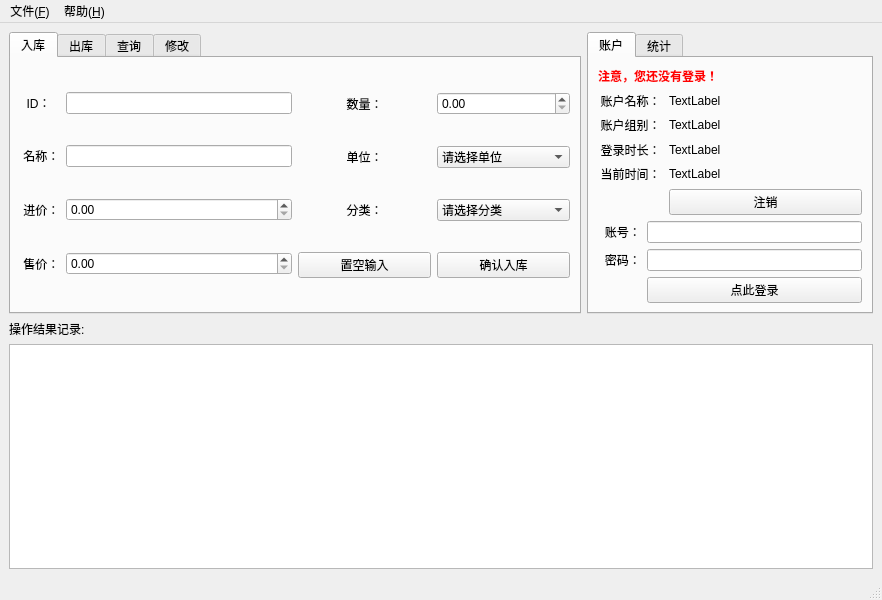
<?xml version="1.0" encoding="UTF-8"?>
<ui version="4.0">
 <class>Supermarket</class>
 <widget class="QMainWindow" name="Supermarket">
  <property name="geometry">
   <rect>
    <x>0</x>
    <y>0</y>
    <width>882</width>
    <height>600</height>
   </rect>
  </property>
  <property name="sizePolicy">
   <sizepolicy hsizetype="Minimum" vsizetype="Preferred">
    <horstretch>0</horstretch>
    <verstretch>0</verstretch>
   </sizepolicy>
  </property>
  <property name="windowTitle">
   <string>MainWindow</string>
  </property>
  <property name="layoutDirection">
   <enum>Qt::LeftToRight</enum>
  </property>
  <widget class="QWidget" name="centralwidget">
   <layout class="QVBoxLayout" name="verticalLayout_2" stretch="1,0,3">
    <item>
     <layout class="QHBoxLayout" name="horizontalLayout_3" stretch="2,1">
      <item>
       <layout class="QHBoxLayout" name="horizontalLayout">
        <item>
         <widget class="QTabWidget" name="tabWidget">
          <property name="currentIndex">
           <number>0</number>
          </property>
          <widget class="QWidget" name="tab_1">
           <attribute name="title">
            <string>入库</string>
           </attribute>
           <layout class="QHBoxLayout" name="horizontalLayout_4" stretch="1,1">
            <item>
             <layout class="QGridLayout" name="gridLayout_3">
              <item row="1" column="1">
               <widget class="QLineEdit" name="lineEdit_2"/>
              </item>
              <item row="0" column="1">
               <widget class="QLineEdit" name="lineEdit"/>
              </item>
              <item row="3" column="0">
               <widget class="QLabel" name="label_22">
                <property name="text">
                 <string> 售价：</string>
                </property>
               </widget>
              </item>
              <item row="3" column="1">
               <widget class="QDoubleSpinBox" name="doubleSpinBox_2"/>
              </item>
              <item row="2" column="0">
               <widget class="QLabel" name="label_21">
                <property name="text">
                 <string> 进价：</string>
                </property>
               </widget>
              </item>
              <item row="1" column="0">
               <widget class="QLabel" name="label_20">
                <property name="text">
                 <string> 名称：</string>
                </property>
               </widget>
              </item>
              <item row="2" column="1">
               <widget class="QDoubleSpinBox" name="doubleSpinBox"/>
              </item>
              <item row="0" column="0">
               <widget class="QLabel" name="label_19">
                <property name="text">
                 <string>  ID：</string>
                </property>
               </widget>
              </item>
             </layout>
            </item>
            <item>
             <layout class="QGridLayout" name="gridLayout_4" columnstretch="1,1">
              <item row="2" column="0">
               <widget class="QLabel" name="label_25">
                <property name="text">
                 <string>分类：</string>
                </property>
                <property name="alignment">
                 <set>Qt::AlignCenter</set>
                </property>
               </widget>
              </item>
              <item row="4" column="0">
               <widget class="QPushButton" name="pushButton_8">
                <property name="sizePolicy">
                 <sizepolicy hsizetype="Preferred" vsizetype="Preferred">
                  <horstretch>0</horstretch>
                  <verstretch>0</verstretch>
                 </sizepolicy>
                </property>
                <property name="minimumSize">
                 <size>
                  <width>1</width>
                  <height>1</height>
                 </size>
                </property>
                <property name="sizeIncrement">
                 <size>
                  <width>0</width>
                  <height>0</height>
                 </size>
                </property>
                <property name="baseSize">
                 <size>
                  <width>2</width>
                  <height>3</height>
                 </size>
                </property>
                <property name="text">
                 <string>置空输入</string>
                </property>
               </widget>
              </item>
              <item row="1" column="0">
               <widget class="QLabel" name="label_24">
                <property name="text">
                 <string>单位：</string>
                </property>
                <property name="alignment">
                 <set>Qt::AlignCenter</set>
                </property>
               </widget>
              </item>
              <item row="0" column="1">
               <widget class="QDoubleSpinBox" name="doubleSpinBox_11"/>
              </item>
              <item row="4" column="1">
               <widget class="QPushButton" name="pushButton_3">
                <property name="text">
                 <string>确认入库</string>
                </property>
               </widget>
              </item>
              <item row="1" column="1">
               <widget class="QComboBox" name="comboBox">
                <item>
                 <property name="text">
                  <string>请选择单位</string>
                 </property>
                </item>
                <item>
                 <property name="text">
                  <string>公斤</string>
                 </property>
                </item>
                <item>
                 <property name="text">
                  <string>个</string>
                 </property>
                </item>
                <item>
                 <property name="text">
                  <string>瓶</string>
                 </property>
                </item>
                <item>
                 <property name="text">
                  <string>箱</string>
                 </property>
                </item>
                <item>
                 <property name="text">
                  <string>包(袋)</string>
                 </property>
                </item>
                <item>
                 <property name="text">
                  <string>盒</string>
                 </property>
                </item>
                <item>
                 <property name="text">
                  <string>件</string>
                 </property>
                </item>
                <item>
                 <property name="text">
                  <string>本</string>
                 </property>
                </item>
                <item>
                 <property name="text">
                  <string>支</string>
                 </property>
                </item>
                <item>
                 <property name="text">
                  <string>张</string>
                 </property>
                </item>
                <item>
                 <property name="text">
                  <string>部</string>
                 </property>
                </item>
                <item>
                 <property name="text">
                  <string>条</string>
                 </property>
                </item>
                <item>
                 <property name="text">
                  <string>双</string>
                 </property>
                </item>
                <item>
                 <property name="text">
                  <string>根</string>
                 </property>
                </item>
                <item>
                 <property name="text">
                  <string>罐</string>
                 </property>
                </item>
                <item>
                 <property name="text">
                  <string>棵</string>
                 </property>
                </item>
                <item>
                 <property name="text">
                  <string>捆</string>
                 </property>
                </item>
                <item>
                 <property name="text">
                  <string>无</string>
                 </property>
                </item>
                <item>
                 <property name="text">
                  <string>其他</string>
                 </property>
                </item>
               </widget>
              </item>
              <item row="2" column="1">
               <widget class="QComboBox" name="comboBox_2">
                <item>
                 <property name="text">
                  <string>请选择分类</string>
                 </property>
                </item>
                <item>
                 <property name="text">
                  <string>食品饮料</string>
                 </property>
                </item>
                <item>
                 <property name="text">
                  <string>粮油副食</string>
                 </property>
                </item>
                <item>
                 <property name="text">
                  <string>个人护理</string>
                 </property>
                </item>
                <item>
                 <property name="text">
                  <string>居家生活</string>
                 </property>
                </item>
                <item>
                 <property name="text">
                  <string>护肤美妆</string>
                 </property>
                </item>
                <item>
                 <property name="text">
                  <string>家居清洁</string>
                 </property>
                </item>
                <item>
                 <property name="text">
                  <string>母婴用品</string>
                 </property>
                </item>
                <item>
                 <property name="text">
                  <string>烟酒糖茶</string>
                 </property>
                </item>
                <item>
                 <property name="text">
                  <string>生鲜</string>
                 </property>
                </item>
                <item>
                 <property name="text">
                  <string>其他</string>
                 </property>
                </item>
               </widget>
              </item>
              <item row="0" column="0">
               <widget class="QLabel" name="label_23">
                <property name="text">
                 <string>数量：</string>
                </property>
                <property name="alignment">
                 <set>Qt::AlignCenter</set>
                </property>
               </widget>
              </item>
             </layout>
            </item>
           </layout>
          </widget>
          <widget class="QWidget" name="tab_2">
           <attribute name="title">
            <string>出库</string>
           </attribute>
           <layout class="QVBoxLayout" name="verticalLayout_4">
            <item>
             <layout class="QGridLayout" name="gridLayout_5" rowstretch="2,1" columnstretch="1,2,1,1">
              <item row="1" column="3">
               <widget class="QPushButton" name="pushButton_2">
                <property name="text">
                 <string>确认出库</string>
                </property>
               </widget>
              </item>
              <item row="0" column="1">
               <widget class="QLineEdit" name="lineEdit_11"/>
              </item>
              <item row="0" column="0">
               <widget class="QLabel" name="label_54">
                <property name="text">
                 <string>    请输入ID(*)：</string>
                </property>
               </widget>
              </item>
              <item row="0" column="2">
               <widget class="QDoubleSpinBox" name="doubleSpinBox_12"/>
              </item>
             </layout>
            </item>
           </layout>
          </widget>
          <widget class="QWidget" name="tab_3">
           <attribute name="title">
            <string>查询</string>
           </attribute>
           <layout class="QHBoxLayout" name="horizontalLayout_7" stretch="1,1">
            <item>
             <layout class="QGridLayout" name="gridLayout_10">
              <item row="1" column="1">
               <widget class="QLineEdit" name="lineEdit_7"/>
              </item>
              <item row="1" column="0">
               <widget class="QLabel" name="label_40">
                <property name="text">
                 <string> 名称：</string>
                </property>
               </widget>
              </item>
              <item row="0" column="0">
               <widget class="QLabel" name="label_41">
                <property name="text">
                 <string>  ID：</string>
                </property>
               </widget>
              </item>
              <item row="0" column="1">
               <widget class="QLineEdit" name="lineEdit_8"/>
              </item>
              <item row="2" column="0">
               <widget class="QLabel" name="label_42">
                <property name="text">
                 <string> 进价：</string>
                </property>
               </widget>
              </item>
              <item row="3" column="0">
               <widget class="QLabel" name="label_43">
                <property name="text">
                 <string> 售价：</string>
                </property>
               </widget>
              </item>
              <item row="2" column="1">
               <widget class="QDoubleSpinBox" name="doubleSpinBox_7"/>
              </item>
              <item row="3" column="1">
               <widget class="QDoubleSpinBox" name="doubleSpinBox_8"/>
              </item>
             </layout>
            </item>
            <item>
             <layout class="QGridLayout" name="gridLayout_12">
              <item row="2" column="1">
               <widget class="QComboBox" name="comboBox_9">
                <item>
                 <property name="text">
                  <string>可选分类</string>
                 </property>
                </item>
                <item>
                 <property name="text">
                  <string>食品饮料</string>
                 </property>
                </item>
                <item>
                 <property name="text">
                  <string>粮油副食</string>
                 </property>
                </item>
                <item>
                 <property name="text">
                  <string>个人护理</string>
                 </property>
                </item>
                <item>
                 <property name="text">
                  <string>居家生活</string>
                 </property>
                </item>
                <item>
                 <property name="text">
                  <string>护肤美妆</string>
                 </property>
                </item>
                <item>
                 <property name="text">
                  <string>家居清洁</string>
                 </property>
                </item>
                <item>
                 <property name="text">
                  <string>母婴用品</string>
                 </property>
                </item>
                <item>
                 <property name="text">
                  <string>烟酒糖茶</string>
                 </property>
                </item>
                <item>
                 <property name="text">
                  <string>生鲜</string>
                 </property>
                </item>
                <item>
                 <property name="text">
                  <string>其他</string>
                 </property>
                </item>
               </widget>
              </item>
              <item row="1" column="1">
               <widget class="QComboBox" name="comboBox_10">
                <item>
                 <property name="text">
                  <string>可选单位</string>
                 </property>
                </item>
                <item>
                 <property name="text">
                  <string>公斤</string>
                 </property>
                </item>
                <item>
                 <property name="text">
                  <string>个</string>
                 </property>
                </item>
                <item>
                 <property name="text">
                  <string>瓶</string>
                 </property>
                </item>
                <item>
                 <property name="text">
                  <string>箱</string>
                 </property>
                </item>
                <item>
                 <property name="text">
                  <string>包(袋)</string>
                 </property>
                </item>
                <item>
                 <property name="text">
                  <string>盒</string>
                 </property>
                </item>
                <item>
                 <property name="text">
                  <string>件</string>
                 </property>
                </item>
                <item>
                 <property name="text">
                  <string>本</string>
                 </property>
                </item>
                <item>
                 <property name="text">
                  <string>支</string>
                 </property>
                </item>
                <item>
                 <property name="text">
                  <string>张</string>
                 </property>
                </item>
                <item>
                 <property name="text">
                  <string>部</string>
                 </property>
                </item>
                <item>
                 <property name="text">
                  <string>条</string>
                 </property>
                </item>
                <item>
                 <property name="text">
                  <string>双</string>
                 </property>
                </item>
                <item>
                 <property name="text">
                  <string>根</string>
                 </property>
                </item>
                <item>
                 <property name="text">
                  <string>罐</string>
                 </property>
                </item>
                <item>
                 <property name="text">
                  <string>棵</string>
                 </property>
                </item>
                <item>
                 <property name="text">
                  <string>捆</string>
                 </property>
                </item>
                <item>
                 <property name="text">
                  <string>无</string>
                 </property>
                </item>
                <item>
                 <property name="text">
                  <string>其他</string>
                 </property>
                </item>
               </widget>
              </item>
              <item row="3" column="1">
               <widget class="QPushButton" name="pushButton_6">
                <property name="text">
                 <string>查询</string>
                </property>
               </widget>
              </item>
              <item row="1" column="0">
               <widget class="QLabel" name="label_48">
                <property name="text">
                 <string>        单位：</string>
                </property>
               </widget>
              </item>
              <item row="2" column="0">
               <widget class="QLabel" name="label_49">
                <property name="text">
                 <string>        类别：</string>
                </property>
               </widget>
              </item>
              <item row="0" column="0">
               <widget class="QLabel" name="label_50">
                <property name="text">
                 <string>        数量：</string>
                </property>
               </widget>
              </item>
              <item row="0" column="1">
               <widget class="QDoubleSpinBox" name="doubleSpinBox_13"/>
              </item>
              <item row="3" column="0">
               <widget class="QPushButton" name="pushButton_9">
                <property name="text">
                 <string>置空输入</string>
                </property>
               </widget>
              </item>
             </layout>
            </item>
           </layout>
          </widget>
          <widget class="QWidget" name="tab_4">
           <attribute name="title">
            <string>修改</string>
           </attribute>
           <layout class="QHBoxLayout" name="horizontalLayout_6" stretch="1,1">
            <item>
             <layout class="QGridLayout" name="gridLayout_11">
              <item row="1" column="1">
               <widget class="QLineEdit" name="lineEdit_9"/>
              </item>
              <item row="1" column="0">
               <widget class="QLabel" name="label_44">
                <property name="text">
                 <string> 名称：</string>
                </property>
               </widget>
              </item>
              <item row="0" column="0">
               <widget class="QLabel" name="label_45">
                <property name="text">
                 <string> ID(*)：</string>
                </property>
               </widget>
              </item>
              <item row="0" column="1">
               <widget class="QLineEdit" name="lineEdit_10"/>
              </item>
              <item row="2" column="0">
               <widget class="QLabel" name="label_46">
                <property name="text">
                 <string> 进价：</string>
                </property>
               </widget>
              </item>
              <item row="3" column="0">
               <widget class="QLabel" name="label_47">
                <property name="text">
                 <string> 售价：</string>
                </property>
               </widget>
              </item>
              <item row="2" column="1">
               <widget class="QDoubleSpinBox" name="doubleSpinBox_9"/>
              </item>
              <item row="3" column="1">
               <widget class="QDoubleSpinBox" name="doubleSpinBox_10"/>
              </item>
             </layout>
            </item>
            <item>
             <layout class="QGridLayout" name="gridLayout_13">
              <item row="2" column="1">
               <widget class="QComboBox" name="comboBox_11">
                <item>
                 <property name="text">
                  <string>可改分类</string>
                 </property>
                </item>
                <item>
                 <property name="text">
                  <string>食品饮料</string>
                 </property>
                </item>
                <item>
                 <property name="text">
                  <string>粮油副食</string>
                 </property>
                </item>
                <item>
                 <property name="text">
                  <string>个人护理</string>
                 </property>
                </item>
                <item>
                 <property name="text">
                  <string>居家生活</string>
                 </property>
                </item>
                <item>
                 <property name="text">
                  <string>护肤美妆</string>
                 </property>
                </item>
                <item>
                 <property name="text">
                  <string>家居清洁</string>
                 </property>
                </item>
                <item>
                 <property name="text">
                  <string>母婴用品</string>
                 </property>
                </item>
                <item>
                 <property name="text">
                  <string>烟酒糖茶</string>
                 </property>
                </item>
                <item>
                 <property name="text">
                  <string>生鲜</string>
                 </property>
                </item>
                <item>
                 <property name="text">
                  <string>其他</string>
                 </property>
                </item>
               </widget>
              </item>
              <item row="1" column="1">
               <widget class="QComboBox" name="comboBox_12">
                <item>
                 <property name="text">
                  <string>可改单位</string>
                 </property>
                </item>
                <item>
                 <property name="text">
                  <string>公斤</string>
                 </property>
                </item>
                <item>
                 <property name="text">
                  <string>个</string>
                 </property>
                </item>
                <item>
                 <property name="text">
                  <string>瓶</string>
                 </property>
                </item>
                <item>
                 <property name="text">
                  <string>箱</string>
                 </property>
                </item>
                <item>
                 <property name="text">
                  <string>包(袋)</string>
                 </property>
                </item>
                <item>
                 <property name="text">
                  <string>盒</string>
                 </property>
                </item>
                <item>
                 <property name="text">
                  <string>件</string>
                 </property>
                </item>
                <item>
                 <property name="text">
                  <string>本</string>
                 </property>
                </item>
                <item>
                 <property name="text">
                  <string>支</string>
                 </property>
                </item>
                <item>
                 <property name="text">
                  <string>张</string>
                 </property>
                </item>
                <item>
                 <property name="text">
                  <string>部</string>
                 </property>
                </item>
                <item>
                 <property name="text">
                  <string>条</string>
                 </property>
                </item>
                <item>
                 <property name="text">
                  <string>双</string>
                 </property>
                </item>
                <item>
                 <property name="text">
                  <string>根</string>
                 </property>
                </item>
                <item>
                 <property name="text">
                  <string>罐</string>
                 </property>
                </item>
                <item>
                 <property name="text">
                  <string>棵</string>
                 </property>
                </item>
                <item>
                 <property name="text">
                  <string>捆</string>
                 </property>
                </item>
                <item>
                 <property name="text">
                  <string>无</string>
                 </property>
                </item>
                <item>
                 <property name="text">
                  <string>其他</string>
                 </property>
                </item>
               </widget>
              </item>
              <item row="3" column="1">
               <widget class="QPushButton" name="pushButton_7">
                <property name="text">
                 <string>确认修改</string>
                </property>
               </widget>
              </item>
              <item row="1" column="0">
               <widget class="QLabel" name="label_51">
                <property name="text">
                 <string>        单位：</string>
                </property>
               </widget>
              </item>
              <item row="2" column="0">
               <widget class="QLabel" name="label_52">
                <property name="text">
                 <string>        类别：</string>
                </property>
               </widget>
              </item>
              <item row="0" column="0">
               <widget class="QLabel" name="label_53">
                <property name="text">
                 <string>        数量：</string>
                </property>
               </widget>
              </item>
              <item row="0" column="1">
               <widget class="QDoubleSpinBox" name="doubleSpinBox_14"/>
              </item>
              <item row="3" column="0">
               <widget class="QPushButton" name="pushButton_10">
                <property name="text">
                 <string>置空输入</string>
                </property>
               </widget>
              </item>
             </layout>
            </item>
           </layout>
          </widget>
         </widget>
        </item>
       </layout>
      </item>
      <item>
       <layout class="QHBoxLayout" name="horizontalLayout_2">
        <item>
         <widget class="QTabWidget" name="tabWidget_2">
          <property name="currentIndex">
           <number>0</number>
          </property>
          <widget class="QWidget" name="tab_5">
           <attribute name="title">
            <string>账户</string>
           </attribute>
           <layout class="QVBoxLayout" name="verticalLayout_3">
            <item>
             <widget class="QLabel" name="label_2">
              <property name="sizePolicy">
               <sizepolicy hsizetype="Fixed" vsizetype="Fixed">
                <horstretch>0</horstretch>
                <verstretch>0</verstretch>
               </sizepolicy>
              </property>
              <property name="font">
               <font>
                <weight>75</weight>
                <bold>true</bold>
               </font>
              </property>
              <property name="text">
               <string>&lt;html&gt;&lt;head/&gt;&lt;body&gt;&lt;p align=&quot;center&quot;&gt;&lt;span style=&quot; color:#ff0000;&quot;&gt;注意，您还没有登录！&lt;/span&gt;&lt;/p&gt;&lt;/body&gt;&lt;/html&gt;</string>
              </property>
             </widget>
            </item>
            <item>
             <layout class="QGridLayout" name="gridLayout_2" columnstretch="1,3" columnminimumwidth="0,0">
              <item row="0" column="0">
               <widget class="QLabel" name="label_3">
                <property name="text">
                 <string>账户名称：</string>
                </property>
                <property name="alignment">
                 <set>Qt::AlignCenter</set>
                </property>
               </widget>
              </item>
              <item row="1" column="0">
               <widget class="QLabel" name="label_4">
                <property name="text">
                 <string>账户组别：</string>
                </property>
                <property name="alignment">
                 <set>Qt::AlignCenter</set>
                </property>
               </widget>
              </item>
              <item row="1" column="1">
               <widget class="QLabel" name="label_8">
                <property name="text">
                 <string>TextLabel</string>
                </property>
               </widget>
              </item>
              <item row="0" column="1">
               <widget class="QLabel" name="label_7">
                <property name="text">
                 <string>TextLabel</string>
                </property>
               </widget>
              </item>
              <item row="2" column="0">
               <widget class="QLabel" name="label_5">
                <property name="text">
                 <string>登录时长：</string>
                </property>
                <property name="alignment">
                 <set>Qt::AlignCenter</set>
                </property>
               </widget>
              </item>
              <item row="3" column="0">
               <widget class="QLabel" name="label_6">
                <property name="text">
                 <string>当前时间：</string>
                </property>
                <property name="alignment">
                 <set>Qt::AlignCenter</set>
                </property>
               </widget>
              </item>
              <item row="3" column="1">
               <widget class="QLabel" name="label_10">
                <property name="text">
                 <string>TextLabel</string>
                </property>
               </widget>
              </item>
              <item row="2" column="1">
               <widget class="QLabel" name="label_9">
                <property name="text">
                 <string>TextLabel</string>
                </property>
               </widget>
              </item>
              <item row="4" column="1">
               <widget class="QPushButton" name="pushButton_4">
                <property name="text">
                 <string>注销</string>
                </property>
               </widget>
              </item>
             </layout>
            </item>
            <item>
             <layout class="QGridLayout" name="gridLayout_6">
              <item row="1" column="1">
               <widget class="QLineEdit" name="lineEdit_4"/>
              </item>
              <item row="1" column="0">
               <widget class="QLabel" name="label_27">
                <property name="text">
                 <string>  密码：</string>
                </property>
                <property name="alignment">
                 <set>Qt::AlignCenter</set>
                </property>
               </widget>
              </item>
              <item row="0" column="1">
               <widget class="QLineEdit" name="lineEdit_3"/>
              </item>
              <item row="0" column="0">
               <widget class="QLabel" name="label_26">
                <property name="text">
                 <string>  账号：</string>
                </property>
                <property name="alignment">
                 <set>Qt::AlignCenter</set>
                </property>
               </widget>
              </item>
              <item row="2" column="1">
               <widget class="QPushButton" name="pushButton">
                <property name="text">
                 <string>点此登录</string>
                </property>
               </widget>
              </item>
             </layout>
            </item>
           </layout>
          </widget>
          <widget class="QWidget" name="tab_6">
           <attribute name="title">
            <string>统计</string>
           </attribute>
           <layout class="QGridLayout" name="gridLayout" columnstretch="1,3">
            <item row="0" column="0" colspan="2">
             <widget class="QLabel" name="label_28">
              <property name="text">
               <string>&lt;html&gt;&lt;head/&gt;&lt;body&gt;&lt;p align=&quot;center&quot;&gt;&lt;span style=&quot; font-weight:600; color:#ff0000;&quot;&gt;登录后可以查看。&lt;/span&gt;&lt;/p&gt;&lt;/body&gt;&lt;/html&gt;</string>
              </property>
             </widget>
            </item>
            <item row="1" column="0">
             <widget class="QLabel" name="label_17">
              <property name="text">
               <string>*</string>
              </property>
              <property name="alignment">
               <set>Qt::AlignCenter</set>
              </property>
             </widget>
            </item>
            <item row="3" column="1">
             <widget class="QLabel" name="label_14">
              <property name="text">
               <string>*</string>
              </property>
              <property name="alignment">
               <set>Qt::AlignCenter</set>
              </property>
             </widget>
            </item>
            <item row="2" column="1">
             <widget class="QLabel" name="label_16">
              <property name="text">
               <string>*</string>
              </property>
              <property name="alignment">
               <set>Qt::AlignCenter</set>
              </property>
             </widget>
            </item>
            <item row="2" column="0">
             <widget class="QLabel" name="label_15">
              <property name="text">
               <string>*</string>
              </property>
              <property name="alignment">
               <set>Qt::AlignCenter</set>
              </property>
             </widget>
            </item>
            <item row="1" column="1">
             <widget class="QLabel" name="label_18">
              <property name="text">
               <string>*</string>
              </property>
              <property name="alignment">
               <set>Qt::AlignCenter</set>
              </property>
             </widget>
            </item>
            <item row="4" column="1">
             <widget class="QLabel" name="label_12">
              <property name="text">
               <string>*</string>
              </property>
              <property name="alignment">
               <set>Qt::AlignCenter</set>
              </property>
             </widget>
            </item>
            <item row="4" column="0">
             <widget class="QLabel" name="label_11">
              <property name="text">
               <string>*</string>
              </property>
              <property name="alignment">
               <set>Qt::AlignCenter</set>
              </property>
             </widget>
            </item>
            <item row="3" column="0">
             <widget class="QLabel" name="label_13">
              <property name="layoutDirection">
               <enum>Qt::LeftToRight</enum>
              </property>
              <property name="text">
               <string>*</string>
              </property>
              <property name="alignment">
               <set>Qt::AlignCenter</set>
              </property>
             </widget>
            </item>
           </layout>
          </widget>
         </widget>
        </item>
       </layout>
      </item>
     </layout>
    </item>
    <item>
     <widget class="QLabel" name="label">
      <property name="font">
       <font>
        <pointsize>9</pointsize>
       </font>
      </property>
      <property name="text">
       <string>操作结果记录:</string>
      </property>
     </widget>
    </item>
    <item>
     <layout class="QVBoxLayout" name="verticalLayout">
      <item>
       <widget class="QTableView" name="tableView"/>
      </item>
     </layout>
    </item>
   </layout>
  </widget>
  <widget class="QStatusBar" name="statusbar"/>
  <widget class="QMenuBar" name="menubar">
   <property name="geometry">
    <rect>
     <x>0</x>
     <y>0</y>
     <width>882</width>
     <height>22</height>
    </rect>
   </property>
   <widget class="QMenu" name="menu_F">
    <property name="geometry">
     <rect>
      <x>257</x>
      <y>132</y>
      <width>157</width>
      <height>147</height>
     </rect>
    </property>
    <property name="title">
     <string>文件(&amp;F)</string>
    </property>
    <widget class="QMenu" name="menu_S">
     <property name="title">
      <string>导出数据(S)</string>
     </property>
     <addaction name="actiondda"/>
     <addaction name="actionCSV_C"/>
    </widget>
    <addaction name="action_O"/>
    <addaction name="menu_S"/>
    <addaction name="actiond"/>
    <addaction name="separator"/>
    <addaction name="actiond_2"/>
   </widget>
   <widget class="QMenu" name="menu">
    <property name="geometry">
     <rect>
      <x>311</x>
      <y>132</y>
      <width>137</width>
      <height>125</height>
     </rect>
    </property>
    <property name="title">
     <string>帮助(&amp;H)</string>
    </property>
    <addaction name="action_H"/>
    <addaction name="action_B"/>
    <addaction name="separator"/>
    <addaction name="action_A"/>
   </widget>
   <addaction name="menu_F"/>
   <addaction name="menu"/>
  </widget>
  <action name="action_O">
   <property name="text">
    <string>导入数据(&amp;O)...</string>
   </property>
   <property name="font">
    <font>
     <pointsize>10</pointsize>
    </font>
   </property>
   <property name="shortcut">
    <string>Ctrl+O</string>
   </property>
  </action>
  <action name="actionCSV_C">
   <property name="text">
    <string>导出CSV表格(&amp;C)...</string>
   </property>
   <property name="font">
    <font>
     <pointsize>10</pointsize>
    </font>
   </property>
   <property name="shortcut">
    <string>Ctrl+C</string>
   </property>
  </action>
  <action name="action_H">
   <property name="text">
    <string>查看帮助(&amp;V)...</string>
   </property>
   <property name="font">
    <font>
     <pointsize>10</pointsize>
    </font>
   </property>
   <property name="shortcut">
    <string>Ctrl+V</string>
   </property>
  </action>
  <action name="action_A">
   <property name="text">
    <string>关于(&amp;A)...</string>
   </property>
   <property name="font">
    <font>
     <pointsize>10</pointsize>
    </font>
   </property>
   <property name="shortcut">
    <string>Ctrl+A</string>
   </property>
  </action>
  <action name="action_B">
   <property name="text">
    <string>反馈(&amp;B)...</string>
   </property>
   <property name="shortcut">
    <string>Ctrl+B</string>
   </property>
  </action>
  <action name="actiond">
   <property name="text">
    <string>导出操作记录(&amp;D)...</string>
   </property>
   <property name="shortcut">
    <string>Ctrl+D</string>
   </property>
  </action>
  <action name="actiondda">
   <property name="text">
    <string>导出加密文件(&amp;R)...</string>
   </property>
   <property name="shortcut">
    <string>Ctrl+R</string>
   </property>
  </action>
  <action name="actiond_2">
   <property name="text">
    <string>清空数据库(&amp;Q)</string>
   </property>
   <property name="iconText">
    <string>清空数据库(Q)</string>
   </property>
   <property name="shortcut">
    <string>Ctrl+Q</string>
   </property>
  </action>
 </widget>
 <resources/>
 <connections/>
</ui>
